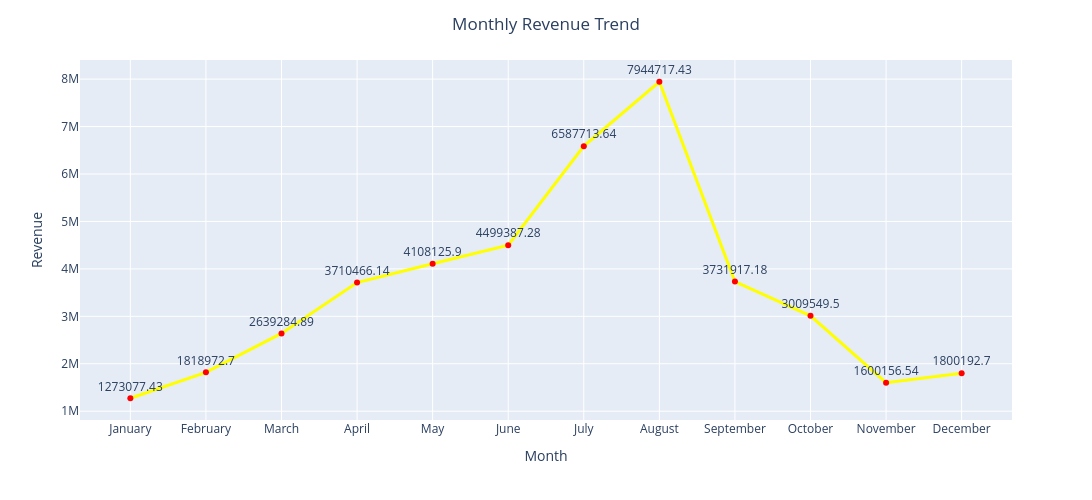

Here is the notebook cell this chart was saved with:
### Code cell
fig = px.line(
    month_rev,
    x = 'arrival_date_month',
    y = 'revenue',
    text='revenue',
    markers=True
    
)

fig.update_layout(
    title = 'Monthly Revenue Trend',
    title_x = 0.5,
    xaxis_title = 'Month',
    yaxis_title = 'Revenue',
    width=1100,
    height=500
    
)

fig.update_traces(
    line_color='yellow',
    line_width= 3,
    marker_color = 'red',
    textposition='top center'
    
)

fig.show()

### Figure 1 — Plotly figure (JSON) as saved in the notebook; plotly's stock layout.template omitted (floating-point values rounded to 4 significant figures)
{"data": [{"hovertemplate": "arrival_date_month=%{x}<br>revenue=%{text}<extra></extra>", "legendgroup": "", "line": {"color": "yellow", "dash": "solid", "width": 3}, "marker": {"color": "red", "symbol": "circle"}, "mode": "lines+markers+text", "name": "", "orientation": "v", "showlegend": false, "text": [1273000.0, 1819000.0, 2639000.0, 3710000.0, 4108000.0, 4499000.0, 6588000.0, 7945000.0, 3732000.0, 3010000.0, 1600000.0, 1800000.0], "textposition": "top center", "type": "scatter", "x": ["January", "February", "March", "April", "May", "June", "July", "August", "September", "October", "November", "December"], "xaxis": "x", "y": [1273000.0, 1819000.0, 2639000.0, 3710000.0, 4108000.0, 4499000.0, 6588000.0, 7945000.0, 3732000.0, 3010000.0, 1600000.0, 1800000.0], "yaxis": "y"}], "layout": {"height": 500, "legend": {"tracegroupgap": 0}, "margin": {"t": 60}, "title": {"text": "Monthly Revenue Trend", "x": 0.5}, "width": 1100, "xaxis": {"anchor": "y", "domain": [0, 1], "title": {"text": "Month"}}, "yaxis": {"anchor": "x", "domain": [0, 1], "title": {"text": "Revenue"}}}}
